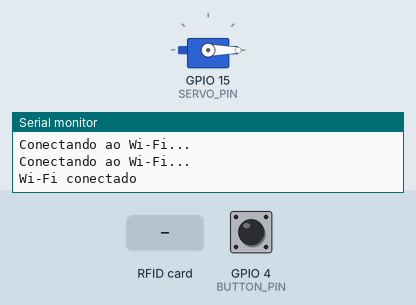
This sketch was run on a simulated ESP32. On the bench: servo, the last lines printed to the serial monitor. The test bench sets the inputs (shaded band); at power-on: GPIO 4 (BUTTON_PIN) HIGH. WiFi joins after 1.5 s; servers stay silent unless stated; uploads are accepted with an empty reply.

Above: at 13.2 s.
13.3 s: GPIO 4 (BUTTON_PIN) pulled LOW for 0.15 s
At 13.8 s:
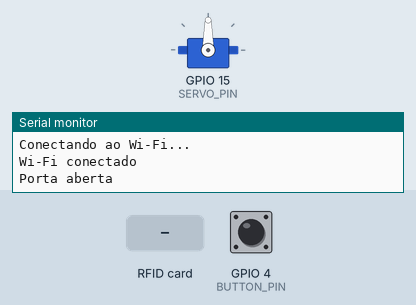
16.4 s: RFID card 5E 7A 19 C4 held to the reader
Timing chart, 0 to 19.8 s (numbered marks = the images above; inputs shaded):
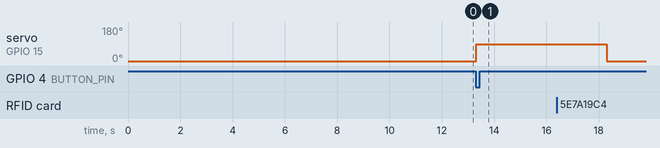

The sketch:

tcc_arduino.ino
```cpp
#include <SPI.h>
#include <MFRC522.h>
#include <WiFi.h>
#include <HTTPClient.h>
#include <ESP32Servo.h>

#define SS_PIN  21
#define RST_PIN 22
#define SERVO_PIN  15
#define BUTTON_PIN 4

MFRC522 mfrc522(SS_PIN, RST_PIN);
Servo myServo;

const char* ssid     = "FAMILIAAGUA";
const char* password = "muraca20";
const char* serverName = "http://192.168.1.159/php/verificandoUID.php";

bool isInside = false;
bool buttonState = false;
bool lastButtonState = false;

void setup() {
  Serial.begin(115200);
  delay(10000);
  SPI.begin();
  mfrc522.PCD_Init();
  WiFi.begin(ssid, password);

  myServo.attach(SERVO_PIN);
  myServo.write(0);  // Inicia com a porta "fechada"

  pinMode(BUTTON_PIN, INPUT_PULLUP);  // Configura o botão com resistor pull-up interno

  while (WiFi.status() != WL_CONNECTED) {
    delay(1000);
    Serial.println("Conectando ao Wi-Fi...");
  }

  Serial.println("Wi-Fi conectado");
}

void loop() {
  // Verifica o estado do push button
  buttonState = digitalRead(BUTTON_PIN);

  // Detecta mudança de estado do botão (pressão do botão)
  if (buttonState == LOW && lastButtonState == HIGH) {
    abrirPorta();  // Abre a porta quando o botão é pressionado
  }
  lastButtonState = buttonState;

  if (!mfrc522.PICC_IsNewCardPresent()) {
    return;
  }

  if (!mfrc522.PICC_ReadCardSerial()) {
    return;
  }

  // Obtem o UID do cartão RFID
  String uidString = "";
  for (byte i = 0; i < mfrc522.uid.size; i++) {
    uidString += String(mfrc522.uid.uidByte[i], HEX);
  }

  Serial.print("UID do cartão: ");
  Serial.println(uidString);

  // Envia o UID para o servidor
  if (WiFi.status() == WL_CONNECTED) {
    HTTPClient http;
    String url;

    if (!isInside) {
      url = String(serverName) + "?uid=" + uidString + "&tipo_evento=entrada";
    } else {
      url = String(serverName) + "?uid=" + uidString + "&tipo_evento=saida";
    }

    http.begin(url);
    int httpResponseCode = http.GET();

    if (httpResponseCode > 0) {
      String response = http.getString();
      Serial.println("Resposta do servidor: " + response);

      if (response.indexOf("UID encontrado") >= 0) {
        abrirPorta();
        isInside = !isInside;
      } else {
        Serial.println("UID não encontrado, porta permanecerá fechada");
      }
    } else {
      Serial.println("Erro ao enviar UID: " + String(httpResponseCode));
    }

    http.end();
  }
  delay(1000);
}

void abrirPorta() {
  myServo.write(90);
  Serial.println("Porta aberta");

  delay(5000);

  myServo.write(0);
  Serial.println("Porta fechada");
}
```

Measured:
- after the input at 13.3 s, servo on GPIO 15 (SERVO_PIN): 0° → 90° at once
